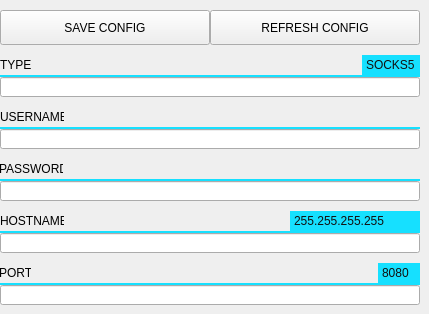
     <widget class="QWidget" name="proxy">
      <attribute name="title">
       <string>PROXY</string>
      </attribute>
      <widget class="QPushButton" name="proxy_save_config">
       <property name="geometry">
        <rect>
         <x>0</x>
         <y>10</y>
         <width>210</width>
         <height>35</height>
        </rect>
       </property>
       <property name="styleSheet">
        <string notr="true">border-right: 2px solid #0a0a0a;</string>
       </property>
       <property name="text">
        <string>SAVE CONFIG</string>
       </property>
      </widget>
      <widget class="QPushButton" name="proxy_refresh_config">
       <property name="geometry">
        <rect>
         <x>210</x>
         <y>10</y>
         <width>210</width>
         <height>35</height>
        </rect>
       </property>
       <property name="styleSheet">
        <string notr="true"/>
       </property>
       <property name="text">
        <string>REFRESH CONFIG</string>
       </property>
      </widget>
      <widget class="QWidget" name="proxy_type" native="true">
       <property name="geometry">
        <rect>
         <x>0</x>
         <y>55</y>
         <width>420</width>
         <height>42</height>
        </rect>
       </property>
       <widget class="QLineEdit" name="proxy_type_lineEdit">
        <property name="geometry">
         <rect>
          <x>0</x>
          <y>22</y>
          <width>420</width>
          <height>20</height>
         </rect>
        </property>
       </widget>
       <widget class="QLabel" name="proxy_type_title">
        <property name="geometry">
         <rect>
          <x>0</x>
          <y>1</y>
          <width>32</width>
          <height>18</height>
         </rect>
        </property>
        <property name="styleSheet">
         <string notr="true"/>
        </property>
        <property name="text">
         <string>TYPE</string>
        </property>
       </widget>
       <widget class="QLabel" name="proxy_type_devider">
        <property name="geometry">
         <rect>
          <x>0</x>
          <y>20</y>
          <width>420</width>
          <height>2</height>
         </rect>
        </property>
        <property name="styleSheet">
         <string notr="true">background-color: #16e0ff;</string>
        </property>
        <property name="text">
         <string/>
        </property>
       </widget>
       <widget class="QLabel" name="proxy_type_eg">
        <property name="geometry">
         <rect>
          <x>362</x>
          <y>0</y>
          <width>58</width>
          <height>20</height>
         </rect>
        </property>
        <property name="styleSheet">
         <string notr="true">background-color: #16e0ff;
color: #111111;
padding: 1px;
</string>
        </property>
        <property name="text">
         <string>SOCKS5</string>
        </property>
       </widget>
      </widget>
      <widget class="QWidget" name="proxy_username" native="true">
       <property name="geometry">
        <rect>
         <x>0</x>
         <y>107</y>
         <width>420</width>
         <height>42</height>
        </rect>
       </property>
       <widget class="QLineEdit" name="proxy_username_lineEdit">
        <property name="geometry">
         <rect>
          <x>0</x>
          <y>22</y>
          <width>420</width>
          <height>20</height>
         </rect>
        </property>
       </widget>
       <widget class="QLabel" name="proxy_username_title">
        <property name="geometry">
         <rect>
          <x>0</x>
          <y>1</y>
          <width>64</width>
          <height>18</height>
         </rect>
        </property>
        <property name="styleSheet">
         <string notr="true"/>
        </property>
        <property name="text">
         <string>USERNAME</string>
        </property>
       </widget>
       <widget class="QLabel" name="proxy_username_devider">
        <property name="geometry">
         <rect>
          <x>0</x>
          <y>20</y>
          <width>420</width>
          <height>2</height>
         </rect>
        </property>
        <property name="styleSheet">
         <string notr="true">background-color: #16e0ff;</string>
        </property>
        <property name="text">
         <string/>
        </property>
       </widget>
      </widget>
      <widget class="QWidget" name="proxy_password" native="true">
       <property name="geometry">
        <rect>
         <x>0</x>
         <y>159</y>
         <width>420</width>
         <height>42</height>
        </rect>
       </property>
       <widget class="QLineEdit" name="proxy_password_lineEdit">
        <property name="geometry">
         <rect>
          <x>0</x>
          <y>22</y>
          <width>420</width>
          <height>20</height>
         </rect>
        </property>
       </widget>
       <widget class="QLabel" name="proxy_password_title">
        <property name="geometry">
         <rect>
          <x>-1</x>
          <y>1</y>
          <width>64</width>
          <height>18</height>
         </rect>
        </property>
        <property name="styleSheet">
         <string notr="true"/>
        </property>
        <property name="text">
         <string>PASSWORD</string>
        </property>
       </widget>
       <widget class="QLabel" name="proxy_password_devider">
        <property name="geometry">
         <rect>
          <x>0</x>
          <y>20</y>
          <width>420</width>
          <height>2</height>
         </rect>
        </property>
        <property name="styleSheet">
         <string notr="true">background-color: #16e0ff;</string>
        </property>
        <property name="text">
         <string/>
        </property>
       </widget>
      </widget>
      <widget class="QWidget" name="proxy_hostname" native="true">
       <property name="geometry">
        <rect>
         <x>0</x>
         <y>211</y>
         <width>420</width>
         <height>42</height>
        </rect>
       </property>
       <widget class="QLineEdit" name="proxy_hostname_lineEdit">
        <property name="geometry">
         <rect>
          <x>0</x>
          <y>22</y>
          <width>420</width>
          <height>20</height>
         </rect>
        </property>
       </widget>
       <widget class="QLabel" name="proxy_hostname_title">
        <property name="geometry">
         <rect>
          <x>0</x>
          <y>1</y>
          <width>64</width>
          <height>18</height>
         </rect>
        </property>
        <property name="styleSheet">
         <string notr="true"/>
        </property>
        <property name="text">
         <string>HOSTNAME</string>
        </property>
       </widget>
       <widget class="QLabel" name="proxy_hostname_devider">
        <property name="geometry">
         <rect>
          <x>0</x>
          <y>20</y>
          <width>420</width>
          <height>2</height>
         </rect>
        </property>
        <property name="styleSheet">
         <string notr="true">background-color: #16e0ff;</string>
        </property>
        <property name="text">
         <string/>
        </property>
       </widget>
       <widget class="QLabel" name="proxy_hostname_eg">
        <property name="geometry">
         <rect>
          <x>290</x>
          <y>0</y>
          <width>130</width>
          <height>20</height>
         </rect>
        </property>
        <property name="styleSheet">
         <string notr="true">background-color: #16e0ff;
color: #111111;
padding: 1px;
</string>
        </property>
        <property name="text">
         <string>255.255.255.255</string>
        </property>
       </widget>
      </widget>
      <widget class="QWidget" name="proxy_port" native="true">
       <property name="geometry">
        <rect>
         <x>0</x>
         <y>263</y>
         <width>420</width>
         <height>42</height>
        </rect>
       </property>
       <widget class="QLineEdit" name="proxy_port_lineEdit">
        <property name="geometry">
         <rect>
          <x>0</x>
          <y>22</y>
          <width>420</width>
          <height>20</height>
         </rect>
        </property>
       </widget>
       <widget class="QLabel" name="proxy_port_title">
        <property name="geometry">
         <rect>
          <x>-1</x>
          <y>1</y>
          <width>32</width>
          <height>18</height>
         </rect>
        </property>
        <property name="styleSheet">
         <string notr="true"/>
        </property>
        <property name="text">
         <string>PORT</string>
        </property>
       </widget>
       <widget class="QLabel" name="proxy_port_devider">
        <property name="geometry">
         <rect>
          <x>0</x>
          <y>20</y>
          <width>420</width>
          <height>2</height>
         </rect>
        </property>
        <property name="styleSheet">
         <string notr="true">background-color: #16e0ff;</string>
        </property>
        <property name="text">
         <string/>
        </property>
       </widget>
       <widget class="QLabel" name="proxy_port_eg">
        <property name="geometry">
         <rect>
          <x>378</x>
          <y>0</y>
          <width>42</width>
          <height>20</height>
         </rect>
        </property>
        <property name="styleSheet">
         <string notr="true">background-color: #16e0ff;
color: #111111;
padding: 1px;
</string>
        </property>
        <property name="text">
         <string>8080</string>
        </property>
       </widget>
      </widget>
     </widget>
